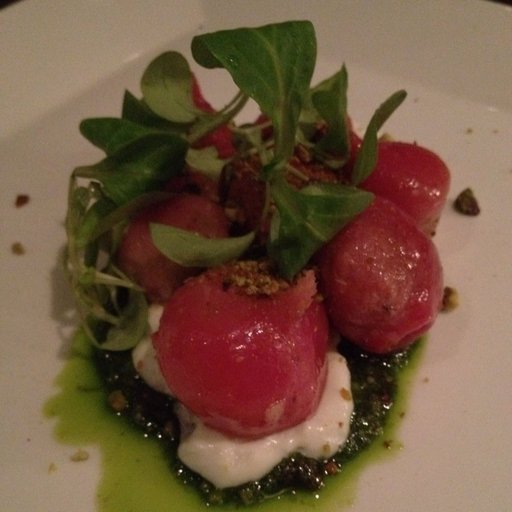
#> input picture data/beet_salad/1071243.jpg, 512 x 512 px; its folder holds 3 pictures in this run
$ python bagOfWords_sift_svm.py
#> lines starting #> are read from the running program, lines starting #| are printed output that depends on the picture
import numpy as np
import cv2
import skimage.io as io
from sklearn.cluster import KMeans
import pickle
from sklearn.preprocessing import scale
from sklearn import svm
from sklearn.cross_validation import cross_val_score
import matplotlib.pyplot as plt
from sklearn.metrics import confusion_matrix
#%%
def balanceWhite(img):
    # white balance (gray world assumption)
    B = np.mean(img[:,:,0])
    G = np.mean(img[:,:,1])
    R = np.mean(img[:,:,2])
    KB = (R + G + B) / (3 * B);
    KG = (R + G + B) / (3 * G);
    KR = (R + G + B) / (3 * R);
    img[:,:,0] = KB * img[:,:,0]
    img[:,:,1] = KG * img[:,:,1]
    img[:,:,2] = KR * img[:,:,2]
    return(img)

#%%
## parameters
classes = ['beet_salad', 'caesar_salad', 'caprese_salad', 'greek_salad', 'seaweed_salad']
## 300 for training; 100 for test
numOfTrain = 300; numOfTest = 100;
np.random.seed(3366)
index = np.arange(1000)
np.random.shuffle(index)
img_size = 128;

# [20 lines of commented-out code are left out]
for i in range(len(classes)):
    dir_input = '../data/' + classes[i] + '/*.jpg'
    coll = io.ImageCollection(dir_input)
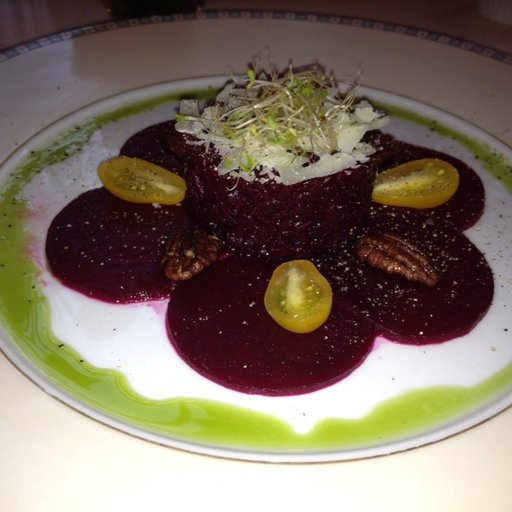
#> input picture data/beet_salad/1123489.jpg, 512 x 512 px
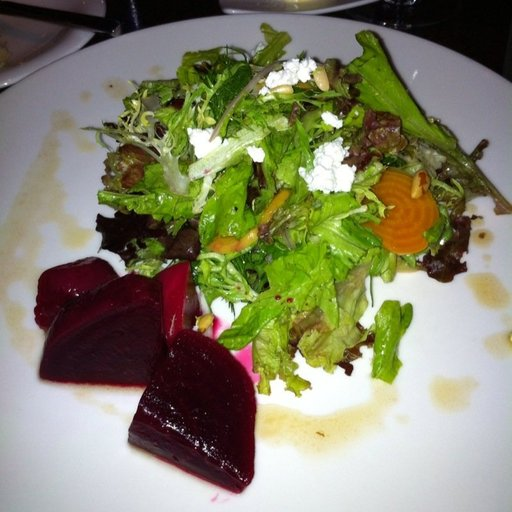
#> input picture data/beet_salad/1179787.jpg, 512 x 512 px
#> coll = 3 items
    for j in range(numOfTrain + numOfTest):
        # loading image
#> (the run stopped early here; a loop or call above may not have finished)
